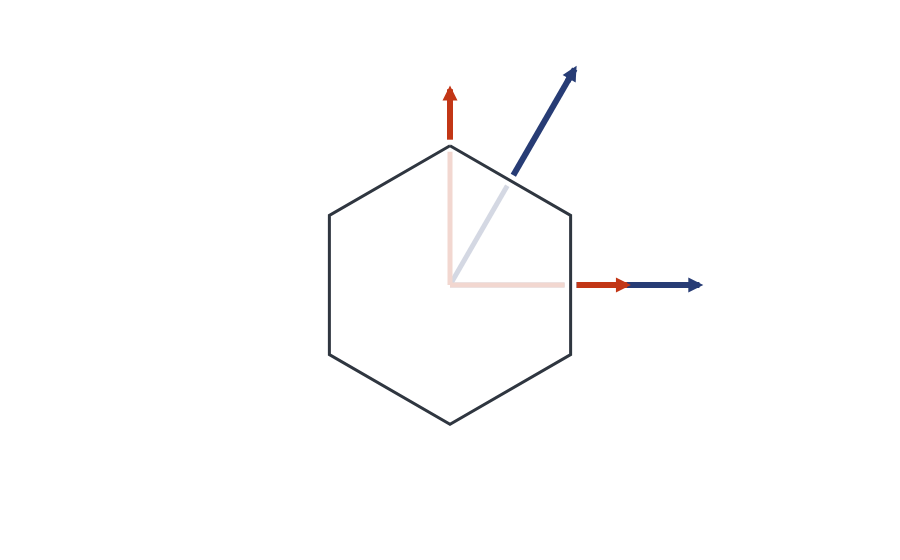

The code cell stored with this chart in its notebook:
### Code cell
let
    print("--- Plotting the Wigner-Seitz cell in real space. \n")
    print("\n")

    As = [real_basis[i, :] for i ∈ 1 : size(real_basis, 1)]
    real_wignerseitz = wignerseitz(As)

    vertices = real_wignerseitz.verts

    print("--- Vertices of the real Wigner-Seitz cell (in reduced coordinates): \n")
    for v ∈ vertices
        @printf("%10f %10f \n", v[1], v[2])
    end

    cvecs = make_cartesian(vertices, As)

    print("\n")
    print("--- Vertices of the real Wigner-Seitz cell (in cartesian coordinates): \n")
    for v ∈ cvecs
        @printf("%10f %10f \n", v[1], v[2])
    end

    pbzb = plot(real_wignerseitz)
    savefig(pbzb, assets_dir * "real_pbzb.png")
    display(pbzb)

end

### Figure 1 — Plotly figure (JSON) as saved in the notebook; plotly's stock layout.template omitted (floating-point values rounded to 4 significant figures)
{"data": [{"hoverinfo": "text+x+y", "hovertext": "Cell", "line": {"color": "rgb(47,54,64)", "width": 3}, "mode": "lines", "type": "scatter", "x": [0, -0.5, -0.5, 0, 0.5, 0.5, 0], "y": [0.5774, 0.2887, -0.2887, -0.5774, -0.2887, 0.2887, 0.5774]}, {"hoverinfo": "text", "hovertext": "<b>v</b><sub>1</sub>", "line": {"color": "rgb(212,216,227)", "width": 5}, "mode": "lines", "type": "scatter", "x": [0, 0.475], "y": [0, 0]}, {"hoverinfo": "text", "hovertext": "<b>v</b><sub>2</sub>", "line": {"color": "rgb(212,216,227)", "width": 5}, "mode": "lines", "type": "scatter", "x": [0, 0.2375], "y": [0, 0.4114]}, {"hoverinfo": "text+x+y", "hovertext": "<b>v</b><sub>1</sub>", "line": {"color": "rgb(39,60,117)", "width": 6}, "mode": "lines", "type": "scatter", "x": [0.525, 1], "y": [0, 0]}, {"hoverinfo": "text+x+y", "hovertext": "<b>v</b><sub>2</sub>", "line": {"color": "rgb(39,60,117)", "width": 6}, "mode": "lines", "type": "scatter", "x": [0.2625, 0.5], "y": [0.4547, 0.866]}, {"hoverinfo": "text", "hovertext": "<b>x</b>", "line": {"color": "rgb(242,215,208)", "width": 5}, "mode": "lines", "type": "scatter", "x": [0, 0.475], "y": [0, 0]}, {"hoverinfo": "text", "hovertext": "<b>y</b>", "line": {"color": "rgb(242,215,208)", "width": 5}, "mode": "lines", "type": "scatter", "x": [0, 0], "y": [0, 0.5524]}, {"hoverinfo": "text", "hovertext": "<b>x</b>", "line": {"color": "rgb(194,54,22)", "width": 6}, "mode": "lines", "type": "scatter", "x": [0.525, 0.7], "y": [0, 0]}, {"hoverinfo": "text", "hovertext": "<b>y</b>", "line": {"color": "rgb(194,54,22)", "width": 6}, "mode": "lines", "type": "scatter", "x": [0, 0], "y": [0.6024, 0.7774]}], "layout": {"annotations": [{"arrowcolor": "rgb(39,60,117)", "arrowhead": 2, "arrowsize": 0.5, "arrowwidth": 6, "ax": 0.95, "axref": "x", "ay": 0, "ayref": "y", "showarrow": true, "x": 1.05, "xref": "ax", "y": 0, "yref": "ay"}, {"arrowcolor": "rgb(39,60,117)", "arrowhead": 2, "arrowsize": 0.5, "arrowwidth": 6, "ax": 0.475, "axref": "x", "ay": 0.8227, "ayref": "y", "showarrow": true, "x": 0.525, "xref": "ax", "y": 0.9093, "yref": "ay"}, {"arrowcolor": "rgb(194,54,22)", "arrowhead": 2, "arrowsize": 0.5, "arrowwidth": 6, "ax": 0.65, "axref": "x", "ay": 0, "ayref": "y", "showarrow": true, "x": 0.75, "xref": "ax", "y": 0, "yref": "ay"}, {"arrowcolor": "rgb(194,54,22)", "arrowhead": 2, "arrowsize": 0.5, "arrowwidth": 6, "ax": 0, "axref": "x", "ay": 0.7274, "ayref": "y", "showarrow": true, "x": 0, "xref": "ax", "y": 0.8274, "yref": "ay"}], "aspectmode": "data", "autosize": false, "hovermode": "closest", "margin": {"b": 50, "l": 50, "r": 50, "t": 60}, "paper_bgcolor": "rgba(255, 255, 255, 1)", "plot_bgcolor": "rgba(255, 255, 255, 1)", "showlegend": false, "xaxis": {"range": [-1.067, 1.067], "showbackground": false, "showgrid": false, "tickvals": [], "title": {"text": ""}, "zeroline": false}, "yaxis": {"range": [-0.9327, 0.9327], "scaleanchor": "x", "scaleratio": 1, "showbackground": false, "showgrid": false, "tickvals": [], "title": {"text": ""}, "zeroline": false}}}
